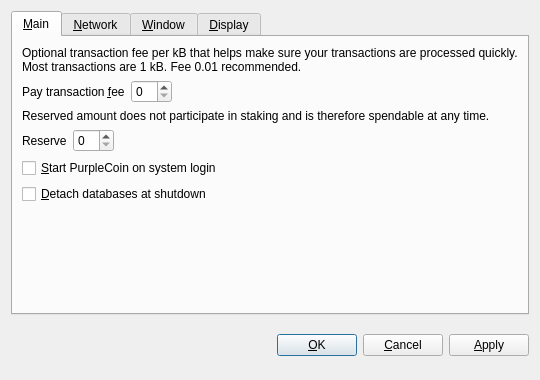
<?xml version="1.0" encoding="UTF-8"?>
<ui version="4.0">
 <class>OptionsDialog</class>
 <widget class="QDialog" name="OptionsDialog">
  <property name="geometry">
   <rect>
    <x>0</x>
    <y>0</y>
    <width>540</width>
    <height>380</height>
   </rect>
  </property>
  <property name="windowTitle">
   <string>Options</string>
  </property>
  <property name="modal">
   <bool>true</bool>
  </property>
  <layout class="QVBoxLayout" name="verticalLayout">
   <item>
    <widget class="QTabWidget" name="tabWidget">
     <property name="tabPosition">
      <enum>QTabWidget::North</enum>
     </property>
     <property name="currentIndex">
      <number>0</number>
     </property>
     <widget class="QWidget" name="tabMain">
      <attribute name="title">
       <string>&amp;Main</string>
      </attribute>
      <layout class="QVBoxLayout" name="verticalLayout_Main">
       <item>
        <widget class="QLabel" name="transactionFeeInfoLabel">
         <property name="text">
          <string>Optional transaction fee per kB that helps make sure your transactions are processed quickly. Most transactions are 1 kB. Fee 0.01 recommended.</string>
         </property>
         <property name="textFormat">
          <enum>Qt::PlainText</enum>
         </property>
         <property name="wordWrap">
          <bool>true</bool>
         </property>
        </widget>
       </item>
       <item>
        <layout class="QHBoxLayout" name="horizontalLayoutFee">
         <item>
          <widget class="QLabel" name="transactionFeeLabel">
           <property name="text">
            <string>Pay transaction &amp;fee</string>
           </property>
           <property name="textFormat">
            <enum>Qt::PlainText</enum>
           </property>
           <property name="buddy">
            <cstring>transactionFee</cstring>
           </property>
          </widget>
         </item>
         <item>
          <widget class="BitcoinAmountField" name="transactionFee"/>
         </item>
         <item>
          <spacer name="horizontalSpacerFee">
           <property name="orientation">
            <enum>Qt::Horizontal</enum>
           </property>
           <property name="sizeHint" stdset="0">
            <size>
             <width>40</width>
             <height>20</height>
            </size>
           </property>
          </spacer>
         </item>
        </layout>
       </item>
       <item>
        <widget class="QLabel" name="reserveBalanceInfoLabel">
         <property name="text">
          <string>Reserved amount does not participate in staking and is therefore spendable at any time.</string>
         </property>
         <property name="textFormat">
          <enum>Qt::PlainText</enum>
         </property>
         <property name="wordWrap">
          <bool>true</bool>
         </property>
        </widget>
       </item>
       <item>
        <layout class="QHBoxLayout" name="horizontalLayoutReserveBalance">
         <item>
          <widget class="QLabel" name="reserveBalanceLabel">
           <property name="text">
            <string>Reserve</string>
           </property>
           <property name="textFormat">
            <enum>Qt::PlainText</enum>
           </property>
           <property name="buddy">
            <cstring>reserveBalance</cstring>
           </property>
          </widget>
         </item>
         <item>
          <widget class="BitcoinAmountField" name="reserveBalance"/>
         </item>
         <item>
          <spacer name="horizontalSpacerReserveBalance">
           <property name="orientation">
            <enum>Qt::Horizontal</enum>
           </property>
           <property name="sizeHint" stdset="0">
            <size>
             <width>40</width>
             <height>20</height>
            </size>
           </property>
          </spacer>
         </item>
        </layout>
       </item>
       <item>
        <widget class="QCheckBox" name="bitcoinAtStartup">
         <property name="toolTip">
          <string>Automatically start PurpleCoin after logging in to the system.</string>
         </property>
         <property name="text">
          <string>&amp;Start PurpleCoin on system login</string>
         </property>
        </widget>
       </item>
       <item>
        <widget class="QCheckBox" name="detachDatabases">
         <property name="toolTip">
          <string>Detach block and address databases at shutdown. This means they can be moved to another data directory, but it slows down shutdown. The wallet is always detached.</string>
         </property>
         <property name="text">
          <string>&amp;Detach databases at shutdown</string>
         </property>
        </widget>
       </item>
       <item>
        <spacer name="verticalSpacer_Main">
         <property name="orientation">
          <enum>Qt::Vertical</enum>
         </property>
         <property name="sizeHint" stdset="0">
          <size>
           <width>20</width>
           <height>40</height>
          </size>
         </property>
        </spacer>
       </item>
      </layout>
     </widget>
     <widget class="QWidget" name="tabNetwork">
      <attribute name="title">
       <string>&amp;Network</string>
      </attribute>
      <layout class="QVBoxLayout" name="verticalLayout_Network">
       <item>
        <widget class="QCheckBox" name="mapPortUpnp">
         <property name="toolTip">
          <string>Automatically open the PurpleCoin client port on the router. This only works when your router supports UPnP and it is enabled.</string>
         </property>
         <property name="text">
          <string>Map port using &amp;UPnP</string>
         </property>
        </widget>
       </item>
       <item>
        <widget class="QCheckBox" name="connectSocks">
         <property name="toolTip">
          <string>Connect to the PurpleCoin network through a SOCKS proxy (e.g. when connecting through Tor).</string>
         </property>
         <property name="text">
          <string>&amp;Connect through SOCKS proxy:</string>
         </property>
        </widget>
       </item>
       <item>
        <layout class="QHBoxLayout" name="horizontalLayout_Network">
         <item>
          <widget class="QLabel" name="proxyIpLabel">
           <property name="text">
            <string>Proxy &amp;IP:</string>
           </property>
           <property name="textFormat">
            <enum>Qt::PlainText</enum>
           </property>
           <property name="buddy">
            <cstring>proxyIp</cstring>
           </property>
          </widget>
         </item>
         <item>
          <widget class="QValidatedLineEdit" name="proxyIp">
           <property name="maximumSize">
            <size>
             <width>140</width>
             <height>16777215</height>
            </size>
           </property>
           <property name="toolTip">
            <string>IP address of the proxy (e.g. 127.0.0.1)</string>
           </property>
          </widget>
         </item>
         <item>
          <widget class="QLabel" name="proxyPortLabel">
           <property name="text">
            <string>&amp;Port:</string>
           </property>
           <property name="textFormat">
            <enum>Qt::PlainText</enum>
           </property>
           <property name="buddy">
            <cstring>proxyPort</cstring>
           </property>
          </widget>
         </item>
         <item>
          <widget class="QLineEdit" name="proxyPort">
           <property name="maximumSize">
            <size>
             <width>55</width>
             <height>16777215</height>
            </size>
           </property>
           <property name="toolTip">
            <string>Port of the proxy (e.g. 9050)</string>
           </property>
          </widget>
         </item>
         <item>
          <widget class="QLabel" name="socksVersionLabel">
           <property name="text">
            <string>SOCKS &amp;Version:</string>
           </property>
           <property name="textFormat">
            <enum>Qt::PlainText</enum>
           </property>
           <property name="buddy">
            <cstring>socksVersion</cstring>
           </property>
          </widget>
         </item>
         <item>
          <widget class="QValueComboBox" name="socksVersion">
           <property name="toolTip">
            <string>SOCKS version of the proxy (e.g. 5)</string>
           </property>
          </widget>
         </item>
         <item>
          <spacer name="horizontalSpacer_Network">
           <property name="orientation">
            <enum>Qt::Horizontal</enum>
           </property>
           <property name="sizeHint" stdset="0">
            <size>
             <width>40</width>
             <height>20</height>
            </size>
           </property>
          </spacer>
         </item>
        </layout>
       </item>
       <item>
        <spacer name="verticalSpacer_Network">
         <property name="orientation">
          <enum>Qt::Vertical</enum>
         </property>
         <property name="sizeHint" stdset="0">
          <size>
           <width>20</width>
           <height>40</height>
          </size>
         </property>
        </spacer>
       </item>
      </layout>
     </widget>
     <widget class="QWidget" name="tabWindow">
      <attribute name="title">
       <string>&amp;Window</string>
      </attribute>
      <layout class="QVBoxLayout" name="verticalLayout_Window">
       <item>
        <widget class="QCheckBox" name="minimizeToTray">
         <property name="toolTip">
          <string>Show only a tray icon after minimizing the window.</string>
         </property>
         <property name="text">
          <string>&amp;Minimize to the tray instead of the taskbar</string>
         </property>
        </widget>
       </item>
       <item>
        <widget class="QCheckBox" name="minimizeOnClose">
         <property name="toolTip">
          <string>Minimize instead of exit the application when the window is closed. When this option is enabled, the application will be closed only after selecting Quit in the menu.</string>
         </property>
         <property name="text">
          <string>M&amp;inimize on close</string>
         </property>
        </widget>
       </item>
       <item>
        <spacer name="verticalSpacer_Window">
         <property name="orientation">
          <enum>Qt::Vertical</enum>
         </property>
         <property name="sizeHint" stdset="0">
          <size>
           <width>20</width>
           <height>40</height>
          </size>
         </property>
        </spacer>
       </item>
      </layout>
     </widget>
     <widget class="QWidget" name="tabDisplay">
      <attribute name="title">
       <string>&amp;Display</string>
      </attribute>
      <layout class="QVBoxLayout" name="verticalLayout_Display">
       <item>
        <layout class="QHBoxLayout" name="horizontalLayout_1_Display">
         <item>
          <widget class="QLabel" name="langLabel">
           <property name="text">
            <string>User Interface &amp;language:</string>
           </property>
           <property name="textFormat">
            <enum>Qt::PlainText</enum>
           </property>
           <property name="buddy">
            <cstring>lang</cstring>
           </property>
          </widget>
         </item>
         <item>
          <widget class="QValueComboBox" name="lang">
           <property name="toolTip">
            <string>The user interface language can be set here. This setting will take effect after restarting PurpleCoin.</string>
           </property>
          </widget>
         </item>
        </layout>
       </item>
       <item>
        <layout class="QHBoxLayout" name="horizontalLayout_2_Display">
         <item>
          <widget class="QLabel" name="unitLabel">
           <property name="text">
            <string>&amp;Unit to show amounts in:</string>
           </property>
           <property name="textFormat">
            <enum>Qt::PlainText</enum>
           </property>
           <property name="buddy">
            <cstring>unit</cstring>
           </property>
          </widget>
         </item>
         <item>
          <widget class="QValueComboBox" name="unit">
           <property name="toolTip">
            <string>Choose the default subdivision unit to show in the interface and when sending coins.</string>
           </property>
          </widget>
         </item>
        </layout>
       </item>
       <item>
        <widget class="QCheckBox" name="displayAddresses">
         <property name="toolTip">
          <string>Whether to show PurpleCoin addresses in the transaction list or not.</string>
         </property>
         <property name="text">
          <string>&amp;Display addresses in transaction list</string>
         </property>
        </widget>
       </item>
       <item>
        <widget class="QCheckBox" name="coinControlFeatures">
         <property name="toolTip">
          <string>Whether to show coin control features or not.</string>
         </property>
         <property name="text">
          <string>Display coin &amp;control features (experts only!)</string>
         </property>
        </widget>
       </item>
       <item>
        <spacer name="verticalSpacer_Display">
         <property name="orientation">
          <enum>Qt::Vertical</enum>
         </property>
         <property name="sizeHint" stdset="0">
          <size>
           <width>20</width>
           <height>40</height>
          </size>
         </property>
        </spacer>
       </item>
      </layout>
     </widget>
    </widget>
   </item>
   <item>
    <layout class="QHBoxLayout" name="horizontalLayout_Buttons">
     <item>
      <spacer name="horizontalSpacer_1">
       <property name="orientation">
        <enum>Qt::Horizontal</enum>
       </property>
       <property name="sizeHint" stdset="0">
        <size>
         <width>40</width>
         <height>48</height>
        </size>
       </property>
      </spacer>
     </item>
     <item>
      <widget class="QLabel" name="statusLabel">
       <property name="font">
        <font>
         <weight>75</weight>
         <bold>true</bold>
        </font>
       </property>
       <property name="text">
        <string/>
       </property>
       <property name="textFormat">
        <enum>Qt::PlainText</enum>
       </property>
       <property name="wordWrap">
        <bool>true</bool>
       </property>
      </widget>
     </item>
     <item>
      <spacer name="horizontalSpacer_2">
       <property name="orientation">
        <enum>Qt::Horizontal</enum>
       </property>
       <property name="sizeHint" stdset="0">
        <size>
         <width>40</width>
         <height>48</height>
        </size>
       </property>
      </spacer>
     </item>
     <item>
      <widget class="QPushButton" name="okButton">
       <property name="text">
        <string>&amp;OK</string>
       </property>
      </widget>
     </item>
     <item>
      <widget class="QPushButton" name="cancelButton">
       <property name="text">
        <string>&amp;Cancel</string>
       </property>
       <property name="autoDefault">
        <bool>false</bool>
       </property>
      </widget>
     </item>
     <item>
      <widget class="QPushButton" name="applyButton">
       <property name="text">
        <string>&amp;Apply</string>
       </property>
       <property name="autoDefault">
        <bool>false</bool>
       </property>
      </widget>
     </item>
    </layout>
   </item>
  </layout>
 </widget>
 <customwidgets>
  <customwidget>
   <class>BitcoinAmountField</class>
   <extends>QSpinBox</extends>
   <header>bitcoinamountfield.h</header>
  </customwidget>
  <customwidget>
   <class>QValueComboBox</class>
   <extends>QComboBox</extends>
   <header>qvaluecombobox.h</header>
  </customwidget>
  <customwidget>
   <class>QValidatedLineEdit</class>
   <extends>QLineEdit</extends>
   <header>qvalidatedlineedit.h</header>
  </customwidget>
 </customwidgets>
 <resources/>
 <connections/>
</ui>
